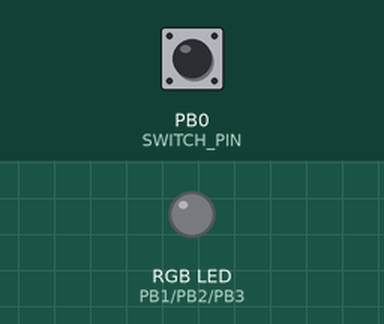
This sketch was run on a simulated ATtiny85, built with avr-gcc and run on an emulated ATtiny85. On the bench: an RGB LED mixed from three pins (HIGH = lit). The test bench sets the inputs (shaded band); at power-on: PB0 (SWITCH_PIN) HIGH. EEPROM starts erased.

Above: at 1.2 s.
1.3 s: PB0 (SWITCH_PIN) pulled LOW for 0.15 s
At 2.3 s:
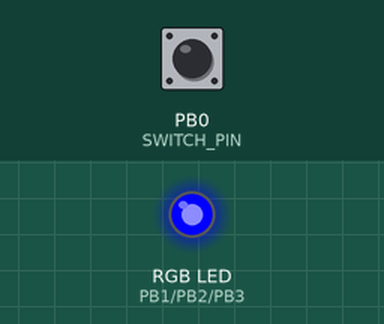
3.2 s: PB0 (SWITCH_PIN) pulled LOW for 1 s
At 5.6 s:
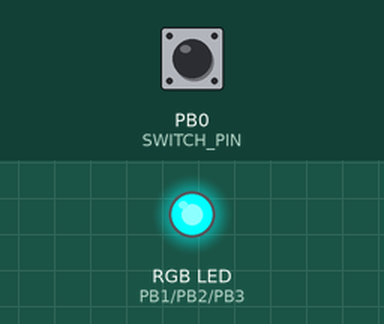
5.9 s: PB0 (SWITCH_PIN) pulled LOW for 0.15 s
At 6.7 s:
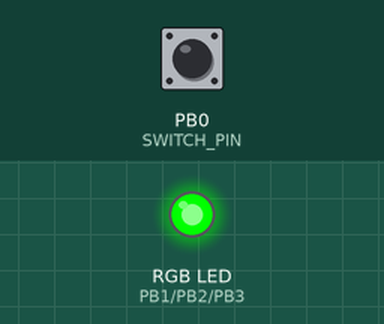
7.8 s: PB0 (SWITCH_PIN) pulled LOW for 3.2 s
At 11.8 s:
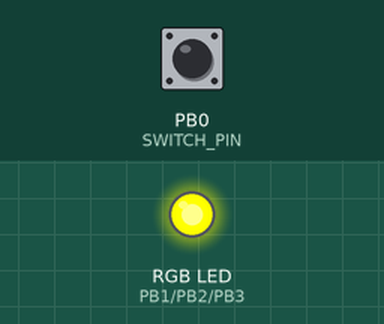
12.7 s: PB0 (SWITCH_PIN) pulled LOW for 0.15 s
At 14.0 s:
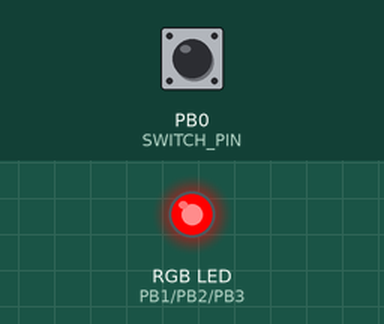
14.6 s: PB0 (SWITCH_PIN) pulled LOW for 1 s
At 16.2 s:
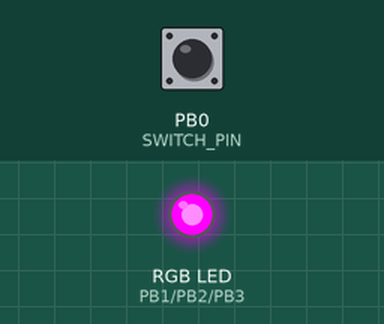
Timing chart, 0 to 17.7 s (numbered marks = the images above; inputs shaded):
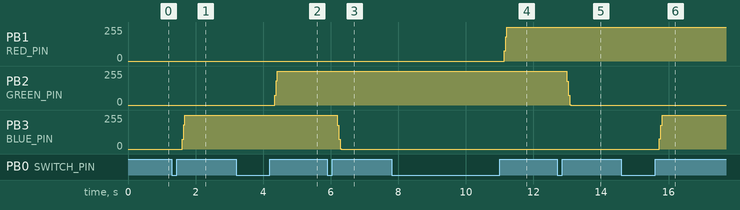

The sketch:

simple_nightlight.ino
```cpp
#include <EEPROM.h>

#ifdef __AVR_ATtiny85__
#define SWITCH_PIN 0
#define RED_PIN 1
#define GREEN_PIN 2
#define BLUE_PIN 3
#else
#define SWITCH_PIN 2
#define LED_PIN 3
// TODO
#endif

#define COLORS 7

#define STATE_IDLE 0
#define STATE_BUTTON_DOWN 1
#define STATE_BUTTON_RELEASED 2
#define STATE_TRANSITION 3
#define STATE_SHOW_COLOR 4

#define WHITE 0
#define YELLOW 1
#define RED 2
#define PURPLE 3
#define BLUE 4
#define CYAN 5
#define GREEN 6

#define COLOR_SETTING 0

#define LOOP_DELAY_MILLIS 40

int state = STATE_SHOW_COLOR;
int debounce = 0;
int color = 0;
int next_color = 0;
int write_settings = 0;

int clampColor(int color) {
  return color >= COLORS? 0 : color;
}

void setup() {
  pinMode(SWITCH_PIN, INPUT);
  digitalWrite(SWITCH_PIN, HIGH);

  pinMode(RED_PIN, OUTPUT);
  pinMode(GREEN_PIN, OUTPUT);
  pinMode(BLUE_PIN, OUTPUT);

  color = clampColor(EEPROM.read(COLOR_SETTING));
}

void showColor(int color) {
  switch(color) {
    case WHITE: {
      digitalWrite(RED_PIN, LOW);
      digitalWrite(GREEN_PIN, LOW);
      digitalWrite(BLUE_PIN, LOW);
    }
    break;
    case YELLOW: {
      digitalWrite(RED_PIN, LOW);
      digitalWrite(GREEN_PIN, LOW);
      digitalWrite(BLUE_PIN, HIGH);
    }
    break;
    case RED: {
      digitalWrite(RED_PIN, LOW);
      digitalWrite(GREEN_PIN, HIGH);
      digitalWrite(BLUE_PIN, HIGH);
    }
    break;
    case PURPLE: {
      digitalWrite(RED_PIN, LOW);
      digitalWrite(GREEN_PIN, HIGH);
      digitalWrite(BLUE_PIN, LOW);
    }
    break;
    case BLUE: {
      digitalWrite(RED_PIN, HIGH);
      digitalWrite(GREEN_PIN, HIGH);
      digitalWrite(BLUE_PIN, LOW);
    }
    break;
    case CYAN: {
      digitalWrite(RED_PIN, HIGH);
      digitalWrite(GREEN_PIN, LOW);
      digitalWrite(BLUE_PIN, LOW);
    }
    break;
    case GREEN: {
      digitalWrite(RED_PIN, HIGH);
      digitalWrite(GREEN_PIN, LOW);
      digitalWrite(BLUE_PIN, HIGH);
    }
    break;
  }
}

void blendColors(int percentage, int color1, int color2) {
  for ( int i = 0; i < 100; i++ ) {
    showColor(i > percentage? color1 : color2);
    delayMicroseconds(1);
  }
}

void loop() {
  switch(state) {
    case STATE_IDLE: {
      if ( digitalRead(SWITCH_PIN) == LOW ) {
        state = STATE_BUTTON_DOWN;
        debounce = 0;
      }
      else if ( write_settings > 0 ) {
        write_settings--;
        if ( write_settings == 0 ) {
          if ( clampColor(EEPROM.read(COLOR_SETTING)) != color ) {
            EEPROM.write(COLOR_SETTING, color);
          }
        }
      }
    }
    break;
    case STATE_BUTTON_DOWN: {
      // make sure button held down for long enough
      if ( digitalRead(SWITCH_PIN) == LOW ) {
        debounce++;
      }
      else if ( debounce >= 2 ) {
        state = STATE_BUTTON_RELEASED;
      }
      else {
        state = STATE_IDLE;
      }
    }
    break;
    case STATE_BUTTON_RELEASED: {
      next_color = clampColor(color + 1);
      state = STATE_TRANSITION;
    }
    break;
    case STATE_TRANSITION: {
      state = STATE_SHOW_COLOR;
      for ( int i = 0; i < 33; i++ ) {
        blendColors(3*(i+1), color, next_color);
      }
      color = next_color;
      // wait a bit before we write settings away
      write_settings = 800/LOOP_DELAY_MILLIS;
    }
    break;
    case STATE_SHOW_COLOR: {
      showColor(color);
      state = STATE_IDLE;
    }
    break;
  }
  delay(LOOP_DELAY_MILLIS);
}
```

Measured:
- after the input at 1.3 s, PB3 (BLUE_PIN): 0/255 → 255/255 after 0.31 s
- after the input at 3.2 s, PB2 (GREEN_PIN): 0/255 → 255/255 after 1.1 s
- after the input at 5.9 s, PB3 (BLUE_PIN): 255/255 → 0/255 after 0.30 s
- after the input at 7.8 s, PB1 (RED_PIN): 0/255 → 255/255 after 3.3 s
- after the input at 12.7 s, PB2 (GREEN_PIN): 255/255 → 0/255 after 0.29 s
- after the input at 14.6 s, PB3 (BLUE_PIN): 0/255 → 255/255 after 1.1 s
